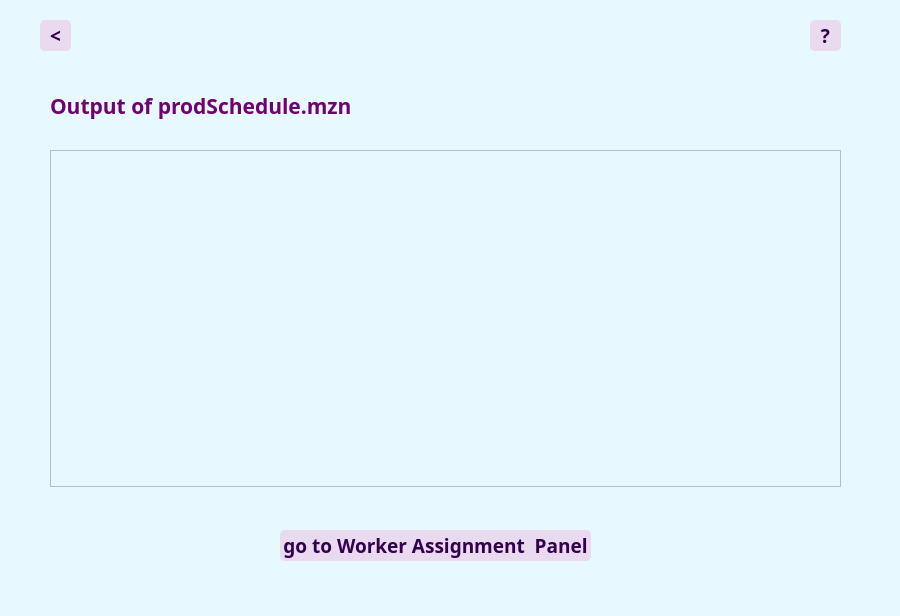
<?xml version="1.0" encoding="UTF-8"?>
<ui version="4.0">
 <class>prodScheOutputForm</class>
 <widget class="QWidget" name="prodScheOutputForm">
  <property name="geometry">
   <rect>
    <x>0</x>
    <y>0</y>
    <width>900</width>
    <height>616</height>
   </rect>
  </property>
  <property name="minimumSize">
   <size>
    <width>860</width>
    <height>616</height>
   </size>
  </property>
  <property name="maximumSize">
   <size>
    <width>900</width>
    <height>660</height>
   </size>
  </property>
  <property name="windowTitle">
   <string>set product data</string>
  </property>
  <property name="styleSheet">
   <string notr="true">background-color : rgb(231, 249, 255)</string>
  </property>
  <widget class="QLabel" name="logo">
   <property name="geometry">
    <rect>
     <x>360</x>
     <y>0</y>
     <width>101</width>
     <height>101</height>
    </rect>
   </property>
   <property name="sizePolicy">
    <sizepolicy hsizetype="Preferred" vsizetype="Preferred">
     <horstretch>0</horstretch>
     <verstretch>0</verstretch>
    </sizepolicy>
   </property>
   <property name="text">
    <string/>
   </property>
   <property name="pixmap">
    <pixmap>../resource/deliciaLogo100.png</pixmap>
   </property>
  </widget>
  <widget class="QLabel" name="title">
   <property name="geometry">
    <rect>
     <x>50</x>
     <y>90</y>
     <width>321</width>
     <height>31</height>
    </rect>
   </property>
   <property name="font">
    <font>
     <family>Calisto MT</family>
     <pointsize>16</pointsize>
     <weight>75</weight>
     <bold>true</bold>
    </font>
   </property>
   <property name="styleSheet">
    <string notr="true">color : rgb(113, 0, 113)</string>
   </property>
   <property name="text">
    <string>Output of prodSchedule.mzn</string>
   </property>
  </widget>
  <widget class="QPushButton" name="helpBtn">
   <property name="geometry">
    <rect>
     <x>810</x>
     <y>20</y>
     <width>31</width>
     <height>31</height>
    </rect>
   </property>
   <property name="font">
    <font>
     <family>Calisto MT</family>
     <pointsize>14</pointsize>
     <weight>75</weight>
     <bold>true</bold>
    </font>
   </property>
   <property name="styleSheet">
    <string notr="true">color:rgb(51, 0, 77);
background-color: rgb(234, 218, 240);
border-radius: 5;</string>
   </property>
   <property name="text">
    <string>?</string>
   </property>
  </widget>
  <widget class="QPushButton" name="backBtn">
   <property name="geometry">
    <rect>
     <x>40</x>
     <y>20</y>
     <width>31</width>
     <height>31</height>
    </rect>
   </property>
   <property name="font">
    <font>
     <family>Calisto MT</family>
     <pointsize>14</pointsize>
     <weight>75</weight>
     <bold>true</bold>
    </font>
   </property>
   <property name="styleSheet">
    <string notr="true">color:rgb(51, 0, 77);
background-color: rgb(234, 218, 240);
border-radius: 5;</string>
   </property>
   <property name="text">
    <string>&lt;</string>
   </property>
  </widget>
  <widget class="QTextEdit" name="textEdit">
   <property name="geometry">
    <rect>
     <x>50</x>
     <y>150</y>
     <width>791</width>
     <height>337</height>
    </rect>
   </property>
   <property name="font">
    <font>
     <family>Roboto Slab</family>
     <pointsize>11</pointsize>
    </font>
   </property>
   <property name="frameShape">
    <enum>QFrame::StyledPanel</enum>
   </property>
   <property name="html">
    <string>&lt;!DOCTYPE HTML PUBLIC &quot;-//W3C//DTD HTML 4.0//EN&quot; &quot;http://www.w3.org/TR/REC-html40/strict.dtd&quot;&gt;
&lt;html&gt;&lt;head&gt;&lt;meta name=&quot;qrichtext&quot; content=&quot;1&quot; /&gt;&lt;style type=&quot;text/css&quot;&gt;
p, li { white-space: pre-wrap; }
&lt;/style&gt;&lt;/head&gt;&lt;body style=&quot; font-family:'Roboto Slab'; font-size:11pt; font-weight:400; font-style:normal;&quot;&gt;
&lt;p style=&quot;-qt-paragraph-type:empty; margin-top:0px; margin-bottom:0px; margin-left:0px; margin-right:0px; -qt-block-indent:0; text-indent:0px;&quot;&gt;&lt;br /&gt;&lt;/p&gt;&lt;/body&gt;&lt;/html&gt;</string>
   </property>
  </widget>
  <widget class="QPushButton" name="attachBtn">
   <property name="geometry">
    <rect>
     <x>280</x>
     <y>530</y>
     <width>311</width>
     <height>31</height>
    </rect>
   </property>
   <property name="font">
    <font>
     <family>Calisto MT</family>
     <pointsize>14</pointsize>
     <weight>75</weight>
     <bold>true</bold>
    </font>
   </property>
   <property name="styleSheet">
    <string notr="true">color:rgb(51, 0, 77);
background-color: rgb(234, 218, 240);
border-radius: 5;</string>
   </property>
   <property name="text">
    <string>go to Worker Assignment  Panel</string>
   </property>
  </widget>
 </widget>
 <resources/>
 <connections/>
</ui>
